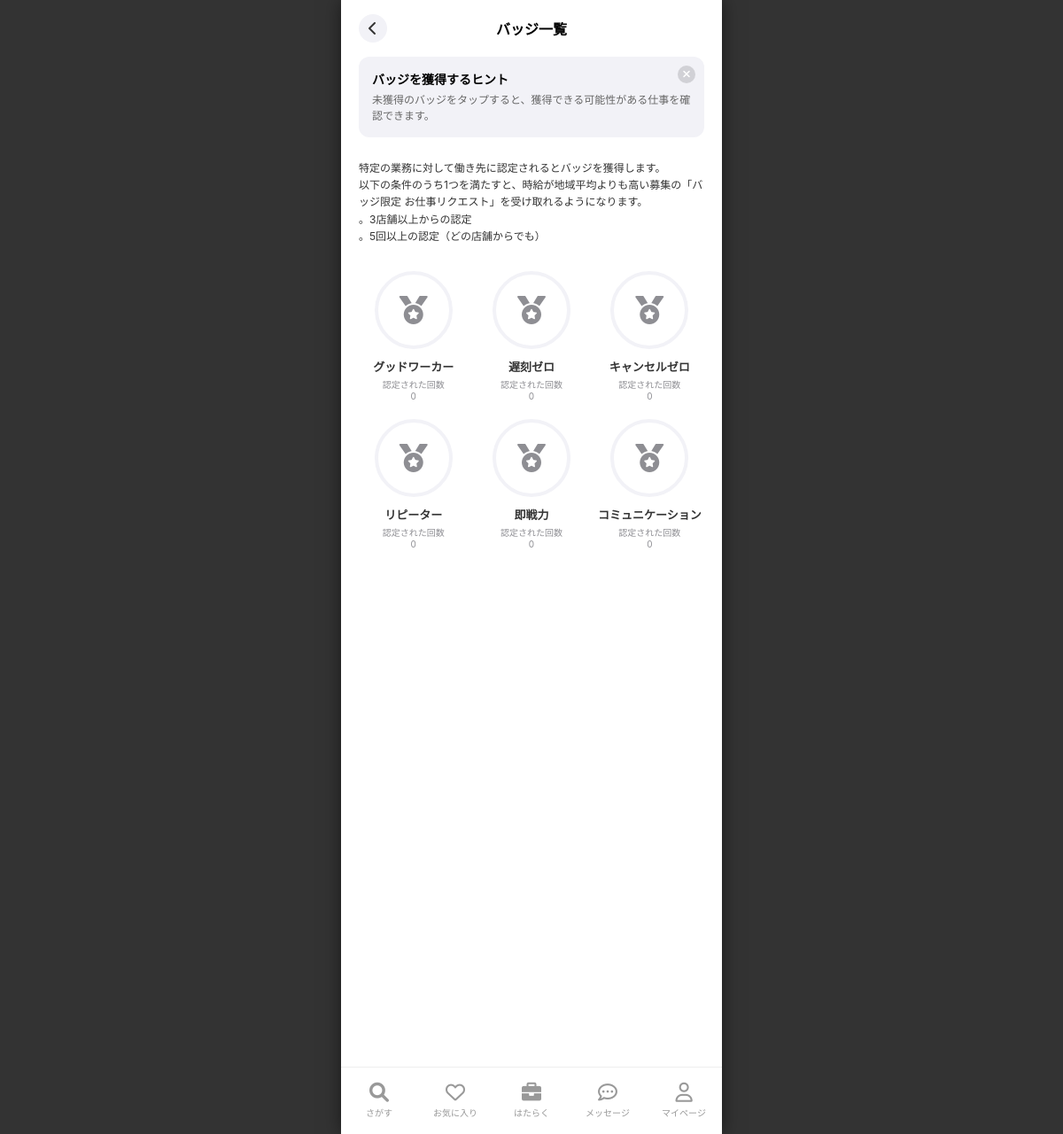
/badges/ (signed in), run on the app's committed database.
### accounts/models.py (models this page shows, shortened)
class Badge(models.Model):
    name = models.CharField("バッジ名", max_length=100)
    icon = models.ImageField("アイコン画像", upload_to='badges/', null=True, blank=True)
    description = models.TextField("説明", blank=True, null=True)

### jobs/views.py (the view)
# urls.py: path('badges/', job_views.BadgeListView.as_view(), name='badge_list'),        # ★バッジ一覧
class BadgeListView(LoginRequiredMixin, TemplateView):
    template_name = 'MyPage/Badges/badge_list.html'
    def get_context_data(self, **kwargs):
        context = super().get_context_data(**kwargs)
        from accounts.models import Badge, WorkerBadge
        badges = Badge.objects.all()
        my_badges = WorkerBadge.objects.filter(worker=self.request.user.workerprofile).select_related('badge')
        my_badges_dict = {wb.badge.id: wb for wb in my_badges}
        context['badges'] = badges
        context['my_badges_dict'] = my_badges_dict
        return context

### jobs/templatetags/jobs_extras.py (called while the page is built)
@register.filter
def get_item(dictionary, key):
    return dictionary.get(key)

### accounts/templates/MyPage/Badges/badge_list.html (shortened to what this page needs)
{% extends 'base_main.html' %}
{% load static %}
{% load jobs_extras %}
{% block content %}
<div class="badge-container">
    <div class="header-bar">
        <a href="{% url 'mypage' %}" class="back-btn"><i class="fa-solid fa-chevron-left"></i></a>
        <div class="page-title">バッジ一覧</div>
    </div>
    <div class="hint-box" id="hintBox">
        <div class="hint-close" onclick="document.getElementById('hintBox').style.display='none'"><i
                class="fa-solid fa-xmark"></i></div>
        <div class="hint-title">バッジを獲得するヒント</div>
        <div class="hint-text">
            未獲得のバッジをタップすると、獲得できる可能性がある仕事を確認できます。
        </div>
    </div>
    <div class="description-text">
        特定の業務に対して働き先に認定されるとバッジを獲得します。<br>
        以下の条件のうち1つを満たすと、時給が地域平均よりも高い募集の「バッジ限定 お仕事リクエスト」を受け取れるようになります。<br>
        。3店舗以上からの認定<br>
        。5回以上の認定（どの店舗からでも）
    </div>
    <div class="badge-grid">
        {% for badge in badges %}
        {% with my_badge=my_badges_dict|get_item:badge.id %}
        <a href="{% url 'badge_detail' badge.id %}"
            class="badge-item {% if my_badge and my_badge.is_obtained %}obtained{% endif %}"
            style="text-decoration:none; color:inherit;">
            <div class="badge-icon-wrapper">
                {% if badge.icon %}
                <img src="{{ badge.icon.url }}" alt="{{ badge.name }}"
                    style="width:50%; height:50%; object-fit:contain; opacity: {% if my_badge and my_badge.is_obtained %}1{% else %}0.5{% endif %};">
                {% else %}
                <i class="fa-solid fa-medal badge-icon"></i>
                {% endif %}
            </div>
            <div class="badge-name">{{ badge.name }}</div>
            <div class="badge-count">
                認定された回数<br>
                {{ my_badge.certified_count|default:0 }}
            </div>
        </a>
        {% endwith %}
        {% endfor %}
    </div>
</div>
{% endblock %}

### templates/base_main.html (style rules this page uses)
:root { --timee-yellow: #FFD700; --ios-blue: #007AFF; --bg-gray: #F8F8F8; }
body, html { margin: 0; padding: 0; height: 100%; width: 100%; background-color: #333; display: flex; justify-content: center; align-items: center; overflow: hidden; font-family: -apple-system, sans-serif; }

### accounts/templates/MyPage/Badges/badge_list.html (style rules this page uses)
.badge-container { padding: 20px; background: white; min-height: 100vh; }
.header-bar { display: flex; align-items: center; justify-content: center; position: relative; margin-bottom: 20px; }
.back-btn { position: absolute; left: 0; width: 32px; height: 32px; background: #F2F2F7; border-radius: 50%; display: flex; align-items: center; justify-content: center; color: #333; text-decoration: none; }
.page-title { font-weight: bold; font-size: 16px; }
.hint-box { background: #F2F2F7; border-radius: 12px; padding: 15px; position: relative; margin-bottom: 25px; }
.hint-title { font-weight: bold; font-size: 14px; margin-bottom: 5px; }
.hint-text { font-size: 12px; color: #666; line-height: 1.5; }
.hint-close { position: absolute; top: 10px; right: 10px; background: #D1D1D6; color: white; width: 20px; height: 20px; border-radius: 50%; display: flex; align-items: center; justify-content: center; font-size: 12px; cursor: pointer; }
.description-text { font-size: 12px; color: #333; line-height: 1.6; margin-bottom: 30px; }
.badge-grid { display: grid; grid-template-columns: repeat(3, 1fr); gap: 20px 10px; }
.badge-item { display: flex; flex-direction: column; align-items: center; text-align: center; }
.badge-icon-wrapper { width: 80px; height: 80px; border-radius: 50%; border: 4px solid #F2F2F7; display: flex; align-items: center; justify-content: center; margin-bottom: 10px; position: relative; }
.badge-icon { font-size: 32px; color: #8E8E93; }
.badge-name { font-weight: bold; font-size: 13px; margin-bottom: 3px; color: #333; }
.badge-count { font-size: 10px; color: #8E8E93; }

### data on the page
Badge: name "グッドワーカー", certified_count "0"
Badge: name "遅刻ゼロ", certified_count "0"
Badge: name "キャンセルゼロ", certified_count "0"
Badge: name "リピーター", certified_count "0"
Badge: name "即戦力", certified_count "0"
Badge: name "コミュニケーション", certified_count "0"
